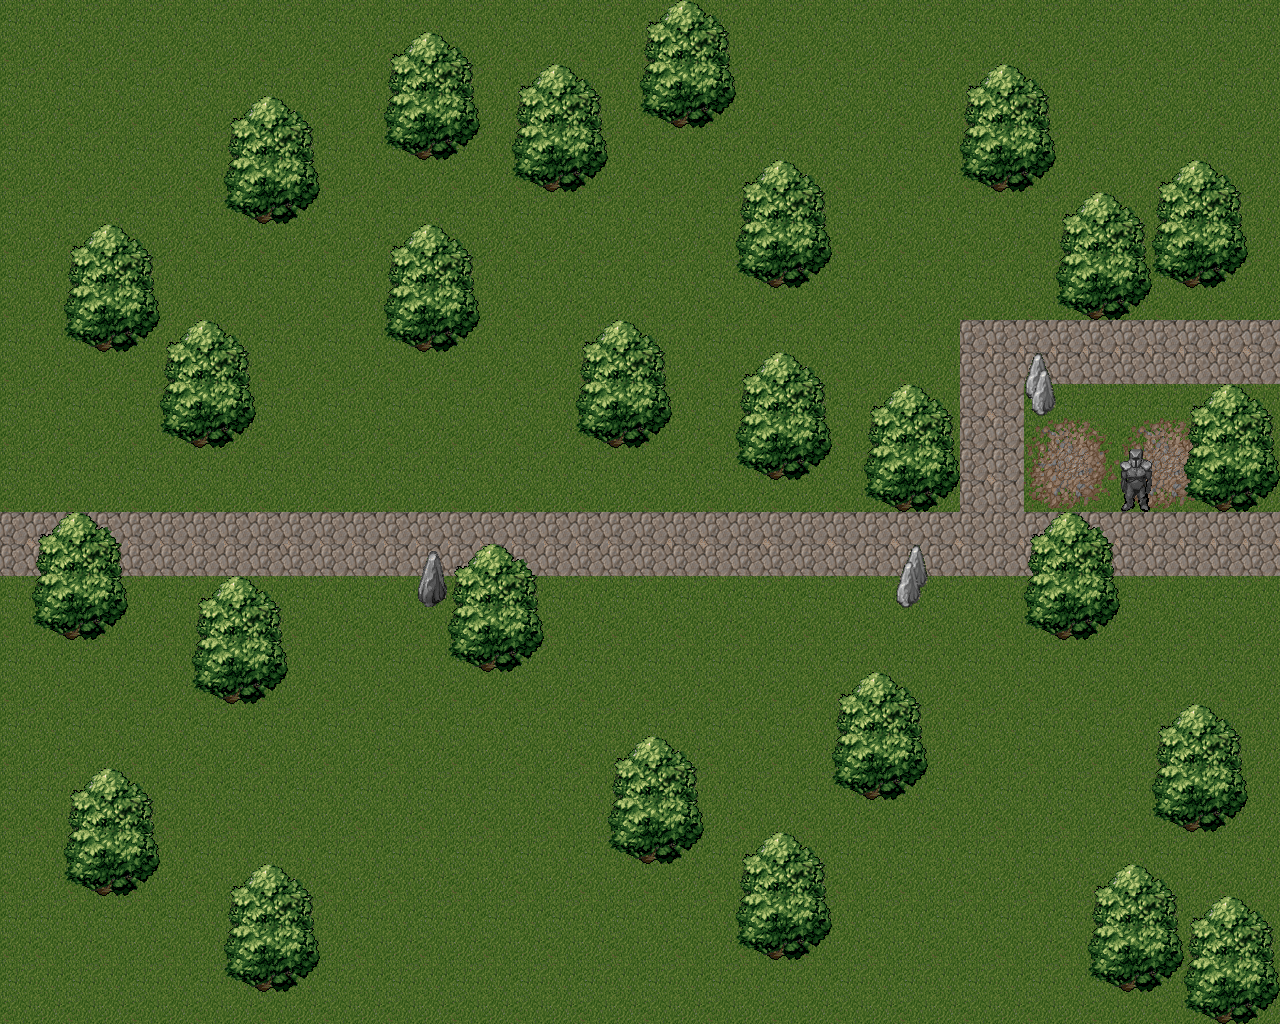

Rendered tile map (Tiled .tmx) drawn with the repository's tilesets; below, a short description and the map source with its tile grids summarised:
An orthogonal 40x32 tile map with 32x32 px tiles, 2 tile layers (ground, foreground) and 7 objects.

<map version="1.0" orientation="orthogonal" renderorder="right-down" width="40" height="32" tilewidth="32" tileheight="32" nextobjectid="26">
 <tileset firstgid="1" name="tileset" tilewidth="32" tileheight="32">
  <image source="../lost-garden/tileset.png" width="512" height="512" />
 </tileset>
 <layer name="ground" width="40" height="32">
  <data>[1280 cells, 1280 non-empty, 17 distinct tile ids]</data>
 </layer>
 <layer name="foreground" width="40" height="32">
  <data>[1280 cells, 332 non-empty, 20 distinct tile ids]</data>
 </layer>
 <objectgroup name="collisions">
  <object id="18" x="890" y="455" width="38" height="56" />
  <object id="20" x="600" y="393" width="38" height="56" />
  <object id="21" x="770" y="422" width="38" height="56" />
  <object id="22" x="1119" y="479" width="37" height="32" />
  <object id="23" x="1023.5" y="382" width="32" height="31" />
  <object id="24" x="895" y="574.5" width="32" height="31" />
  <object id="25" x="416" y="576.5" width="32" height="31" />
 </objectgroup>
</map>
